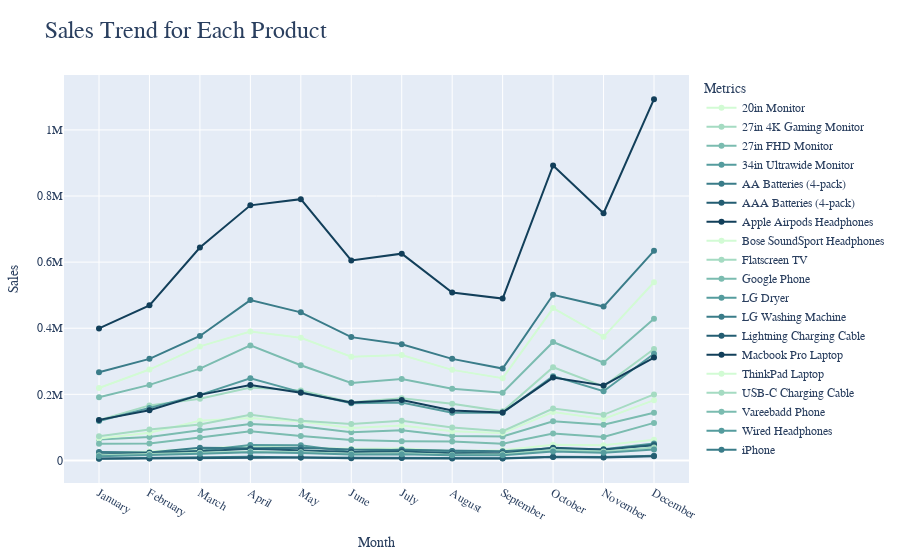

Here is the notebook cell this chart was saved with:
### Markdown cell above
## 8. What is the sales trend for each product?

### Code cell
product_month_sales = maindf.groupby(['Product', 'Month'])['Sales'].sum().reset_index()

fig = px.line(
    product_month_sales,
    x='Month',
    y='Sales',
    color='Product',
    title='Sales Trend for Each Product',
    labels={'Month': 'Month', 'Sales': 'Total Sales ($)', 'Product': 'Product'},
    markers=True,
    color_discrete_sequence=px.colors.sequential.Darkmint
)


fig.update_layout(
    title_font=dict(size=24),
    font_family="Arial Black",
    xaxis_title="Month", 
    xaxis=dict(
        tickvals=list(range(1, 13)),
        ticktext=[
            'January', 'February', 'March', 'April', 'May', 'June', 
            'July', 'August', 'September', 'October', 'November', 'December'
        ]
    ),
    yaxis_title="Sales",
    legend_title="Metrics",
    margin=dict(t=75, l=25, r=25, b=25),
)

fig.show()
fig.write_html("productsales_by_month_line.html")

### Figure 1 — Plotly figure (JSON) as saved in the notebook; plotly's stock layout.template omitted (floating-point values rounded to 4 significant figures)
{"data": [{"hovertemplate": "Product=20in Monitor<br>Month=%{x}<br>Total Sales ($)=%{y}<extra></extra>", "legendgroup": "20in Monitor", "line": {"color": "rgb(210, 251, 212)", "dash": "solid"}, "marker": {"symbol": "circle"}, "mode": "lines+markers", "name": "20in Monitor", "orientation": "v", "showlegend": true, "type": "scatter", "x": [1, 2, 3, 4, 5, 6, 7, 8, 9, 10, 11, 12], "xaxis": "x", "y": [23980.0, 27060.0, 35860.0, 43230.0, 37510.0, 35420.0, 35970.0, 28710.0, 30470.0, 47190.0, 46200.0, 62580.0], "yaxis": "y"}, {"hovertemplate": "Product=27in 4K Gaming Monitor<br>Month=%{x}<br>Total Sales ($)=%{y}<extra></extra>", "legendgroup": "27in 4K Gaming Monitor", "line": {"color": "rgb(165, 219, 194)", "dash": "solid"}, "marker": {"symbol": "circle"}, "mode": "lines+markers", "name": "27in 4K Gaming Monitor", "orientation": "v", "showlegend": true, "type": "scatter", "x": [1, 2, 3, 4, 5, 6, 7, 8, 9, 10, 11, 12], "xaxis": "x", "y": [122100.0, 166500.0, 186800.0, 220700.0, 211400.0, 175900.0, 188400.0, 171600.0, 148600.0, 282000.0, 224200.0, 337000.0], "yaxis": "y"}, {"hovertemplate": "Product=27in FHD Monitor<br>Month=%{x}<br>Total Sales ($)=%{y}<extra></extra>", "legendgroup": "27in FHD Monitor", "line": {"color": "rgb(123, 188, 176)", "dash": "solid"}, "marker": {"symbol": "circle"}, "mode": "lines+markers", "name": "27in FHD Monitor", "orientation": "v", "showlegend": true, "type": "scatter", "x": [1, 2, 3, 4, 5, 6, 7, 8, 9, 10, 11, 12], "xaxis": "x", "y": [63300.0, 71250.0, 91190.0, 110400.0, 103300.0, 85040.0, 91040.0, 73650.0, 72450.0, 118600.0, 107800.0, 144300.0], "yaxis": "y"}, {"hovertemplate": "Product=34in Ultrawide Monitor<br>Month=%{x}<br>Total Sales ($)=%{y}<extra></extra>", "legendgroup": "34in Ultrawide Monitor", "line": {"color": "rgb(85, 156, 158)", "dash": "solid"}, "marker": {"symbol": "circle"}, "mode": "lines+markers", "name": "34in Ultrawide Monitor", "orientation": "v", "showlegend": true, "type": "scatter", "x": [1, 2, 3, 4, 5, 6, 7, 8, 9, 10, 11, 12], "xaxis": "x", "y": [119300.0, 158800.0, 198400.0, 248500.0, 206700.0, 172900.0, 175600.0, 144400.0, 144000.0, 255000.0, 209400.0, 322600.0], "yaxis": "y"}, {"hovertemplate": "Product=AA Batteries (4-pack)<br>Month=%{x}<br>Total Sales ($)=%{y}<extra></extra>", "legendgroup": "AA Batteries (4-pack)", "line": {"color": "rgb(58, 124, 137)", "dash": "solid"}, "marker": {"symbol": "circle"}, "mode": "lines+markers", "name": "AA Batteries (4-pack)", "orientation": "v", "showlegend": true, "type": "scatter", "x": [1, 2, 3, 4, 5, 6, 7, 8, 9, 10, 11, 12], "xaxis": "x", "y": [5468.0, 6662.0, 8509.0, 10830.0, 9155.0, 8049.0, 7953.0, 7020.0, 6801.0, 11290.0, 10080, 14300.0], "yaxis": "y"}, {"hovertemplate": "Product=AAA Batteries (4-pack)<br>Month=%{x}<br>Total Sales ($)=%{y}<extra></extra>", "legendgroup": "AAA Batteries (4-pack)", "line": {"color": "rgb(35, 93, 114)", "dash": "solid"}, "marker": {"symbol": "circle"}, "mode": "lines+markers", "name": "AAA Batteries (4-pack)", "orientation": "v", "showlegend": true, "type": "scatter", "x": [1, 2, 3, 4, 5, 6, 7, 8, 9, 10, 11, 12], "xaxis": "x", "y": [4784, 5896.0, 7412.0, 8788.0, 8752.0, 6464.0, 7071.0, 6043.0, 5750.0, 10060.0, 9045.0, 12680.0], "yaxis": "y"}, {"hovertemplate": "Product=Apple Airpods Headphones<br>Month=%{x}<br>Total Sales ($)=%{y}<extra></extra>", "legendgroup": "Apple Airpods Headphones", "line": {"color": "rgb(18, 63, 90)", "dash": "solid"}, "marker": {"symbol": "circle"}, "mode": "lines+markers", "name": "Apple Airpods Headphones", "orientation": "v", "showlegend": true, "type": "scatter", "x": [1, 2, 3, 4, 5, 6, 7, 8, 9, 10, 11, 12], "xaxis": "x", "y": [122700, 151800, 198300, 227850, 204750, 175050, 183000, 151350, 145350, 250650, 226950, 311400], "yaxis": "y"}, {"hovertemplate": "Product=Bose SoundSport Headphones<br>Month=%{x}<br>Total Sales ($)=%{y}<extra></extra>", "legendgroup": "Bose SoundSport Headphones", "line": {"color": "rgb(210, 251, 212)", "dash": "solid"}, "marker": {"symbol": "circle"}, "mode": "lines+markers", "name": "Bose SoundSport Headphones", "orientation": "v", "showlegend": true, "type": "scatter", "x": [1, 2, 3, 4, 5, 6, 7, 8, 9, 10, 11, 12], "xaxis": "x", "y": [66190.0, 84090.0, 119800.0, 128700.0, 117600.0, 98290.0, 106000.0, 88090.0, 82790.0, 146500.0, 125200.0, 182400.0], "yaxis": "y"}, {"hovertemplate": "Product=Flatscreen TV<br>Month=%{x}<br>Total Sales ($)=%{y}<extra></extra>", "legendgroup": "Flatscreen TV", "line": {"color": "rgb(165, 219, 194)", "dash": "solid"}, "marker": {"symbol": "circle"}, "mode": "lines+markers", "name": "Flatscreen TV", "orientation": "v", "showlegend": true, "type": "scatter", "x": [1, 2, 3, 4, 5, 6, 7, 8, 9, 10, 11, 12], "xaxis": "x", "y": [73200, 93900, 108600, 138000, 119700, 110100, 119700, 99300, 88200, 157200, 138000, 199800], "yaxis": "y"}, {"hovertemplate": "Product=Google Phone<br>Month=%{x}<br>Total Sales ($)=%{y}<extra></extra>", "legendgroup": "Google Phone", "line": {"color": "rgb(123, 188, 176)", "dash": "solid"}, "marker": {"symbol": "circle"}, "mode": "lines+markers", "name": "Google Phone", "orientation": "v", "showlegend": true, "type": "scatter", "x": [1, 2, 3, 4, 5, 6, 7, 8, 9, 10, 11, 12], "xaxis": "x", "y": [191400, 228600, 277800, 348000, 288000, 234600, 246600, 216600, 204600, 358200, 295800, 429000], "yaxis": "y"}, {"hovertemplate": "Product=LG Dryer<br>Month=%{x}<br>Total Sales ($)=%{y}<extra></extra>", "legendgroup": "LG Dryer", "line": {"color": "rgb(85, 156, 158)", "dash": "solid"}, "marker": {"symbol": "circle"}, "mode": "lines+markers", "name": "LG Dryer", "orientation": "v", "showlegend": true, "type": "scatter", "x": [1, 2, 3, 4, 5, 6, 7, 8, 9, 10, 11, 12], "xaxis": "x", "y": [23400, 22800, 29400, 46800, 45600, 25800, 33000, 27600, 18000, 30000, 33600, 51600], "yaxis": "y"}, {"hovertemplate": "Product=LG Washing Machine<br>Month=%{x}<br>Total Sales ($)=%{y}<extra></extra>", "legendgroup": "LG Washing Machine", "line": {"color": "rgb(58, 124, 137)", "dash": "solid"}, "marker": {"symbol": "circle"}, "mode": "lines+markers", "name": "LG Washing Machine", "orientation": "v", "showlegend": true, "type": "scatter", "x": [1, 2, 3, 4, 5, 6, 7, 8, 9, 10, 11, 12], "xaxis": "x", "y": [25200, 24000, 38400, 36600, 38400, 33000, 31200, 28800, 27600, 36600, 31800, 48000], "yaxis": "y"}, {"hovertemplate": "Product=Lightning Charging Cable<br>Month=%{x}<br>Total Sales ($)=%{y}<extra></extra>", "legendgroup": "Lightning Charging Cable", "line": {"color": "rgb(35, 93, 114)", "dash": "solid"}, "marker": {"symbol": "circle"}, "mode": "lines+markers", "name": "Lightning Charging Cable", "orientation": "v", "showlegend": true, "type": "scatter", "x": [1, 2, 3, 4, 5, 6, 7, 8, 9, 10, 11, 12], "xaxis": "x", "y": [17270.0, 22410.0, 28000.0, 35480.0, 31020.0, 25220.0, 27070.0, 21570.0, 21410.0, 38450.0, 33040.0, 46150.0], "yaxis": "y"}, {"hovertemplate": "Product=Macbook Pro Laptop<br>Month=%{x}<br>Total Sales ($)=%{y}<extra></extra>", "legendgroup": "Macbook Pro Laptop", "line": {"color": "rgb(18, 63, 90)", "dash": "solid"}, "marker": {"symbol": "circle"}, "mode": "lines+markers", "name": "Macbook Pro Laptop", "orientation": "v", "showlegend": true, "type": "scatter", "x": [1, 2, 3, 4, 5, 6, 7, 8, 9, 10, 11, 12], "xaxis": "x", "y": [399500, 469200, 644300, 771800, 790500, 605200, 625600, 508300, 489600, 892500, 748000, 1093100], "yaxis": "y"}, {"hovertemplate": "Product=ThinkPad Laptop<br>Month=%{x}<br>Total Sales ($)=%{y}<extra></extra>", "legendgroup": "ThinkPad Laptop", "line": {"color": "rgb(210, 251, 212)", "dash": "solid"}, "marker": {"symbol": "circle"}, "mode": "lines+markers", "name": "ThinkPad Laptop", "orientation": "v", "showlegend": true, "type": "scatter", "x": [1, 2, 3, 4, 5, 6, 7, 8, 9, 10, 11, 12], "xaxis": "x", "y": [219000.0, 275000.0, 345000.0, 390000.0, 371000.0, 314000.0, 319000.0, 274000.0, 249000.0, 461000.0, 374000.0, 539000.0], "yaxis": "y"}, {"hovertemplate": "Product=USB-C Charging Cable<br>Month=%{x}<br>Total Sales ($)=%{y}<extra></extra>", "legendgroup": "USB-C Charging Cable", "line": {"color": "rgb(165, 219, 194)", "dash": "solid"}, "marker": {"symbol": "circle"}, "mode": "lines+markers", "name": "USB-C Charging Cable", "orientation": "v", "showlegend": true, "type": "scatter", "x": [1, 2, 3, 4, 5, 6, 7, 8, 9, 10, 11, 12], "xaxis": "x", "y": [15380.0, 19770.0, 23230.0, 27110.0, 24710.0, 20020.0, 22100.0, 17470.0, 19050.0, 31870.0, 26960.0, 38840.0], "yaxis": "y"}, {"hovertemplate": "Product=Vareebadd Phone<br>Month=%{x}<br>Total Sales ($)=%{y}<extra></extra>", "legendgroup": "Vareebadd Phone", "line": {"color": "rgb(123, 188, 176)", "dash": "solid"}, "marker": {"symbol": "circle"}, "mode": "lines+markers", "name": "Vareebadd Phone", "orientation": "v", "showlegend": true, "type": "scatter", "x": [1, 2, 3, 4, 5, 6, 7, 8, 9, 10, 11, 12], "xaxis": "x", "y": [50400, 51600, 69600, 88000, 74000, 62000, 58400, 57200, 50400, 81200, 70800, 113600], "yaxis": "y"}, {"hovertemplate": "Product=Wired Headphones<br>Month=%{x}<br>Total Sales ($)=%{y}<extra></extra>", "legendgroup": "Wired Headphones", "line": {"color": "rgb(85, 156, 158)", "dash": "solid"}, "marker": {"symbol": "circle"}, "mode": "lines+markers", "name": "Wired Headphones", "orientation": "v", "showlegend": true, "type": "scatter", "x": [1, 2, 3, 4, 5, 6, 7, 8, 9, 10, 11, 12], "xaxis": "x", "y": [13010.0, 15340.0, 19950.0, 24760.0, 22490.0, 17670.0, 18760.0, 15480.0, 15600.0, 27270.0, 23190.0, 32960.0], "yaxis": "y"}, {"hovertemplate": "Product=iPhone<br>Month=%{x}<br>Total Sales ($)=%{y}<extra></extra>", "legendgroup": "iPhone", "line": {"color": "rgb(58, 124, 137)", "dash": "solid"}, "marker": {"symbol": "circle"}, "mode": "lines+markers", "name": "iPhone", "orientation": "v", "showlegend": true, "type": "scatter", "x": [1, 2, 3, 4, 5, 6, 7, 8, 9, 10, 11, 12], "xaxis": "x", "y": [266700, 307300, 376600, 485100, 448000, 373100, 351400, 307300, 277900, 501200, 465500, 634200], "yaxis": "y"}], "layout": {"font": {"family": "Arial Black"}, "legend": {"title": {"text": "Metrics"}, "tracegroupgap": 0}, "margin": {"b": 25, "l": 25, "r": 25, "t": 75}, "title": {"font": {"size": 24}, "text": "Sales Trend for Each Product"}, "xaxis": {"anchor": "y", "domain": [0, 1], "ticktext": ["January", "February", "March", "April", "May", "June", "July", "August", "September", "October", "November", "December"], "tickvals": [1, 2, 3, 4, 5, 6, 7, 8, 9, 10, 11, 12], "title": {"text": "Month"}}, "yaxis": {"anchor": "x", "domain": [0, 1], "title": {"text": "Sales"}}}}
